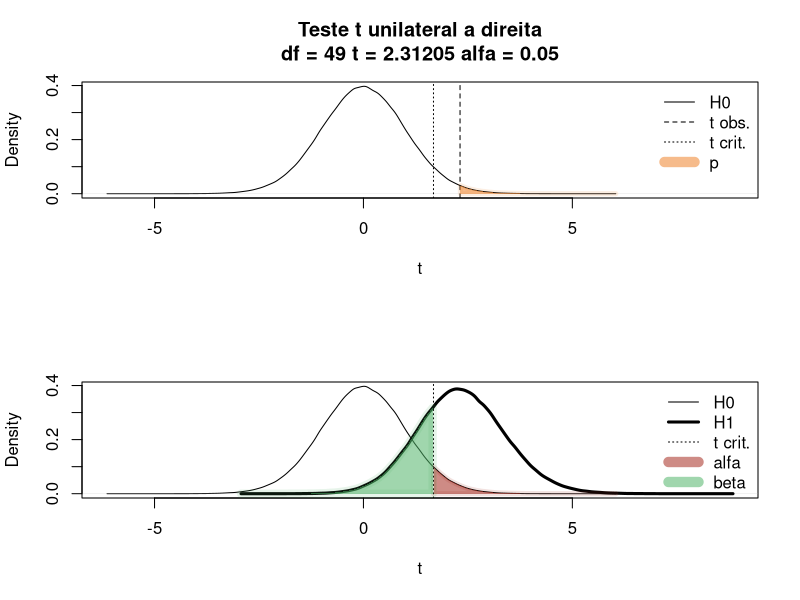

Source code (R):
# Teste t para uma condicao, unilateral a direita

# Exemplo:
# 
# Suspeita-se de que um medicamento vasodilatador (Nifedipina)
# para Hipertensao Arterial, amplamente receitado, esteja 
# aumentando a frequencia cardíaca dos pacientes.
# 
# Sabe-se que a frequencia cardiaca na populacao normal 
# tem Distribuicao Normal com media de 70 bpm.
# 
# Para verificar essa suspeita, planejou-se obter uma 
# amostra aleatoria de 50 pacientes que recebem Nifedipina
# para se medir a frequencia cardiaca.

# suppress warnings
options(warn=-1)

# H0: mu=70 (o valor conhecido da populacao ... 70 bpm)
# H1: mu>70 (a suspeita de que ha aumento dos bpm com nifedipina)
mu_pop = 70 # media populacional
alfa <- 0.05 # nivel de significancia adotado

# nome do arquivo de saída (se NA, saida em tela)
cat ("Voce pode guardar os resultados em um arquivo\n") 
cat ("(deixando em branco, a saida eh feita na tela)\n") 
filename <- readline(prompt="Nome do arquivo: ")
if (filename == "") {filename <- NA}

Tabela <- ("
           Paciente   BPM
           1          72
           2          74
           3          70
           4          70
           5          69
           6          71
           7          72
           8          71
           9          69
           10         74
           11         71
           12         71
           13         70
           14         73
           15         69
           16         68
           17         68
           18         71
           19         71
           20         72
           21         70
           22         69
           23         73
           24         69
           25         71
           26         70
           27         72
           28         73
           29         70
           30         72
           31         67
           32         72
           33         67
           34         68
           35         69
           36         72
           37         70
           38         70
           39         70
           40         71
           41         74
           42         67
           43         69
           44         71
           45         71
           46         73
           47         71
           48         71
           49         70
           50         71
")
Nifedipina <- read.table(textConnection(Tabela),header=TRUE)
# a coluna paciente nao deve ser tratada como numero
Nifedipina$Paciente <- as.factor(Nifedipina$Paciente)

# teste t
t_out <- t.test(Nifedipina$BPM, mu=mu_pop, 
                conf.level = 1-alfa, alternative = "greater")

# Referencial teorico da distribuicao t central e nao-central
# Teste t unilateral a direita

df <- t_out$parameter # graus de liberdade
t <- t_out$statistic # estatistica de teste t observada
ncp <- t # ncp = estatistica de teste t
# tamanho de efeito d de Cohen
dp <- sd(Nifedipina$BPM)
m <- t_out$estimate
d <- abs((m-mu_pop)/dp)
# Sawilowsky, S (2009) New effect size rules of thumb. Journal of Modern Applied Statistical Methods 8(2): 467-74.
if (d<0.01) {mag<-c("Desprezivel")} 
if (d>=0.01 && d<0.2) {mag<-c("Muito pequeno")} 
if (d>=0.2 && d<0.5) {mag<-c("Pequeno")}
if (d>=0.5 && d<0.8) {mag<-c("Intermediario")}
if (d>=0.8 && d<1.2) {mag<-c("Grande")}
if (d>=1.2 && d<2) {mag<-c("Muito grande")} 
if (d>=2) {mag<-c("Enorme")}

# media e dp das dist. t central e nao-central
mediaH0 <- 0
dpH0 <- sqrt(df/(df-2))
beta <- sqrt(df/2)*gamma((df-1)/2)/gamma(df/2)
mediaH1 <- ncp*beta
dpH1 <- sqrt((df*(1+ncp^2)/(df-2))-mediaH1^2)

# distribuicao t sob H0 (central: ncp = 0)
tH0 <- rt(1e6, df)
dtH0 <- density(tH0)

# distribuicao t sob H1, ncp = t
tH1 <- rt(1e6, df, ncp)
dtH1 <- density(tH1)

# quantil critico (1-alfa)% sob H0 
if (t_out$alternative == "greater") {
  q <- qt(1-alfa, df)
  poder <- 1-pt(q,df,ncp)
}
if (t_out$alternative == "less") {
  q <- qt(alfa, df) 
  poder <- pt(q,df,ncp)
}

par(mfrow = c(2, 1)) # grid 2 linhas e 1 coluna
if (!is.na(filename))
{
  filepng <- paste(filename,".png", sep="")
  png(filepng, width = 600, height = 400)
}
for (g in 1:2)
{
  if (g == 1)
  {
    plot(dtH0,
         main=paste("Teste t unilateral a direita\ndf =",df,"t =",round(t,5),"alfa =",alfa),
         xlab="t", 
         xlim=c(min(dtH0$x,dtH1$x),max(dtH0$x,dtH1$x)),
         lwd=1, lty=1
    )
    # area do valor p
    abline(v=t,lwd=1,lty=2)
    polx <- dtH0$x[dtH0$x>=t]; polx <- c(min(polx),polx,max(polx))
    poly <- dtH0$y[dtH0$x>=t]; poly <- c(0,poly,0)
    polygon(polx,poly,border="#EE802622",col="#EE802688",lwd=5)
    # t critico
    abline(v=q, lty = 3)
    # legenda
    legend ("topright",
            c("H0","t obs.","t crit.","p"), 
            lwd=c(1,1,1,10,10),
            lty=c(1,2,3,1,1),
            pch=NA,
            col=c("black","black","black","#EE802688"),
            box.lwd=0, bg="transparent")
  }
  if (g == 2)
  {
    plot(dtH0,
         main=NA,
         xlab="t", 
         xlim=c(min(dtH0$x,dtH1$x),max(dtH0$x,dtH1$x)),
         lwd=1, lty=1
    )
    lines(dtH1,lwd=3,lty=1)
    # area alfa
    abline(v=q, lty = 3)
    polx <- dtH0$x[dtH0$x>=q]; polx <- c(min(polx),polx,max(polx))
    poly <- dtH0$y[dtH0$x>=q]; poly <- c(0,poly,0)
    polygon(polx,poly,border="#a3261b22",col="#a3261b88",lwd=5)
    # area beta
    polx <- dtH1$x[dtH1$x<=q]; polx <- c(min(polx),polx,max(polx))
    poly <- dtH1$y[dtH1$x<=q]; poly <- c(0,poly,0)
    polygon(polx,poly,border="#4EB26522",col="#4EB26588",lwd=8)
    # legenda
    legend ("topright",
            c("H0","H1","t crit.","alfa","beta"), 
            lwd=c(1,3,1,10,10),
            lty=c(1,1,3,1,1),
            pch=NA,
            col=c("black","black","black","#a3261b88","#4EB26588"),
            box.lwd=0, bg="transparent")
  }
}
if (!is.na(filename))
{
  dev.off()
}
par(mfrow = c(2, 1)) # grid 2 linhas e 1 coluna

if (!is.na(filename))
{
  filetxt <- paste(filename,".txt", sep="")
  sink (filetxt)
  cat ("---------------------------------------\n")
  cat("Processando:",filename,"\n")
  cat ("---------------------------------------\n\n")
} 

# sumarizando BPM
cat(names(Nifedipina)[2],":\n")
sumario <- summary(Nifedipina$BPM)
print (sumario)
cat("\tDesvio-padrao = ",round(dp,2),"\n", sep="")
cat("\tTamanho da amostra = ",length(Nifedipina$BPM),"\n")

# resultado do t.test
print (t_out)

cat("Referencial teorico:\n")
if (!is.na(filename))
{
  cat("\tverifique o grafico no arquivo ", filepng,"\n",sep="")
} else
{
  cat("\tverifique o grafico (no RStudio aparece em Plots)\n",sep="")
}
cat("\tvalor-p =",t_out$p.value,"\n")
cat("\td de Cohen = ",d," (",mag,")","\n\n",sep="")
cat("sob H0: distribuicao t com media = ",mediaH0," e d.p. = ",dpH0,"\n",sep="")
cat("sob H1: distribuicao t com media = ",mediaH1," e d.p. = ",dpH1,"\n",sep="")

if (!is.na(filename))
{
  sink()
  cat ("\n-----------------------------------------\n")
  cat ("Relatorio disponivel em ",filetxt,"\n",sep="")
  cat ("Grafico disponivel em ",filepng,"\n",sep="")
  cat (  "-----------------------------------------\n")
}

# enable warnings
options(warn=0)
